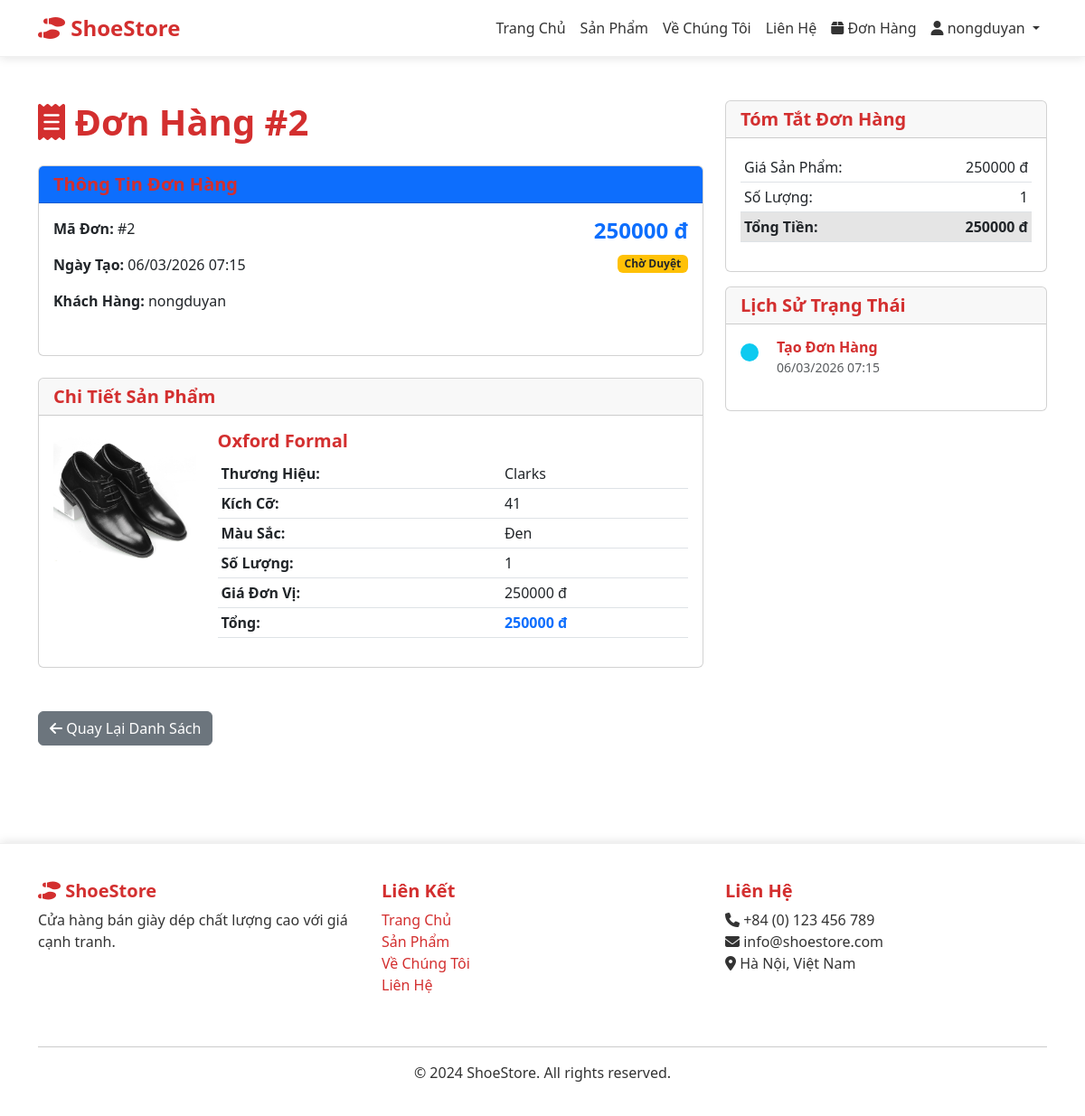
The app's page /orders/2/ (signed in) with its own data.
### store/models.py (models this page shows, shortened)
class Order(models.Model):
    customer = models.ForeignKey(User, on_delete=models.CASCADE, related_name='orders')
    product = models.ForeignKey(Product, on_delete=models.CASCADE, related_name='orders')
    quantity = models.IntegerField(validators=[MinValueValidator(1)])
    total_price = models.DecimalField(max_digits=10, decimal_places=2)
    status = models.CharField(max_length=20, choices=STATUS_CHOICES, default='pending')
    notes = models.TextField(blank=True)
    is_active = models.BooleanField(default=True)
    approved_by = models.ForeignKey(User, on_delete=models.SET_NULL, null=True, blank=True, related_name='approved_orders')
    created_at = models.DateTimeField(auto_now_add=True)
    updated_at = models.DateTimeField(auto_now=True)
    approved_date = models.DateTimeField(null=True, blank=True)
    class Meta:
        ordering = ['-created_at']
        permissions = [
            ("can_approve_order", "Can approve orders"),
            ("can_reject_order", "Can reject orders"),
        ]

class Product(models.Model):
    name = models.CharField(max_length=300)
    description = models.TextField()
    price = models.DecimalField(max_digits=10, decimal_places=2, validators=[MinValueValidator(0)])
    category = models.ForeignKey(Category, on_delete=models.CASCADE, related_name='products')
    shoe_type = models.CharField(max_length=20, choices=SHOE_TYPE_CHOICES)
    size = models.CharField(max_length=10, help_text="e.g., 36, 37, 38...")
    color = models.CharField(max_length=50)
    material = models.CharField(max_length=100)
    brand = models.CharField(max_length=100)
    quantity_in_stock = models.IntegerField(default=0, validators=[MinValueValidator(0)])
    image = models.ImageField(upload_to='products/', blank=True)
    image_alt = models.CharField(max_length=200, blank=True)
    average_rating = models.FloatField(default=0, validators=[MinValueValidator(0)])
    total_reviews = models.IntegerField(default=0)
    is_featured = models.BooleanField(default=False)
    is_active = models.BooleanField(default=True)
    created_at = models.DateTimeField(auto_now_add=True)
    updated_at = models.DateTimeField(auto_now=True)
    class Meta:
        ordering = ['-created_at']
        indexes = [
            models.Index(fields=['name', 'category']),
            models.Index(fields=['price']),
        ]

### store/views.py (the view)
# urls.py: path('orders/<int:pk>/', views.order_detail, name='order_detail'),
@login_required
def order_detail(request, pk):
    order = get_object_or_404(Order, pk=pk)
    if order.customer != request.user and request.user.profile.user_type != 'admin':
        return HttpResponseForbidden('You do not have permission to view this order.')
    if request.method == 'POST' and request.user.profile.user_type == 'admin':
        form = OrderApprovalForm(request.POST, instance=order)
        if form.is_valid():
            order = form.save(commit=False)
            order.approved_by = request.user
            order.approved_date = timezone.now()
            order.save()
            messages.success(request, 'Order updated successfully.')
            return redirect('order_detail', pk=order.pk)
    elif request.user.profile.user_type == 'admin':
        form = OrderApprovalForm(instance=order)
    else:
        form = None
    context = {
        'order': order,
        'form': form,
        'is_admin': request.user.profile.user_type == 'admin',
    }
    return render(request, 'store/order_detail.html', context)

### store/templates/store/order_detail.html (shortened to what this page needs)
{% extends 'store/base.html' %}
{% block content %}
<div class="container py-5">
    <div class="row">
        <div class="col-md-8">
            <h1 class="mb-4">
                <i class="fas fa-receipt"></i> Đơn Hàng #{{ order.id }}
            </h1>
            <div class="card mb-4">
                <div class="card-header bg-primary text-white">
                    <h5 class="mb-0">Thông Tin Đơn Hàng</h5>
                </div>
                <div class="card-body">
                    <div class="row mb-3">
                        <div class="col-md-6">
                            <p><strong>Mã Đơn:</strong> #{{ order.id }}</p>
                            <p><strong>Ngày Tạo:</strong> {{ order.created_at|date:"d/m/Y H:i" }}</p>
                            <p><strong>Khách Hàng:</strong> {{ order.customer.get_full_name|default:order.customer.username }}</p>
                        </div>
                        <div class="col-md-6 text-end">
                            <h4 class="text-primary">{{ order.total_price|floatformat:0 }} đ</h4>
                            {% if order.status == 'pending' %}
                            <span class="badge bg-warning text-dark">Chờ Duyệt</span>
                            {% elif order.status == 'approved' %}
                            <span class="badge bg-success">Đã Duyệt</span>
                            {% else %}
                            <span class="badge bg-danger">Bị Từ Chối</span>
                            {% endif %}
                        </div>
                    </div>
                </div>
            </div>
            <div class="card mb-4">
                <div class="card-header">
                    <h5 class="mb-0">Chi Tiết Sản Phẩm</h5>
                </div>
                <div class="card-body">
                    <div class="row">
                        <div class="col-md-3">
                            {% if order.product.image %}
                            <img src="{{ order.product.image.url }}" alt="{{ order.product.name }}" class="img-fluid">
                            {% else %}
                            <img src="https://via.placeholder.com/200x200?text=Không+có+hình" alt="{{ order.product.name }}" class="img-fluid">
                            {% endif %}
                        </div>
                        <div class="col-md-9">
                            <h5>{{ order.product.name }}</h5>
                            <table class="table table-sm">
                                <tr>
                                    <td><strong>Thương Hiệu:</strong></td>
                                    <td>{{ order.product.brand }}</td>
                                </tr>
                                <tr>
                                    <td><strong>Kích Cỡ:</strong></td>
                                    <td>{{ order.product.size }}</td>
                                </tr>
                                <tr>
                                    <td><strong>Màu Sắc:</strong></td>
                                    <td>{{ order.product.color }}</td>
                                </tr>
                                <tr>
                                    <td><strong>Số Lượng:</strong></td>
                                    <td>{{ order.quantity }}</td>
                                </tr>
                                <tr>
                                    <td><strong>Giá Đơn Vị:</strong></td>
                                    <td>{{ order.product.price|floatformat:0 }} đ</td>
                                </tr>
                                <tr>
                                    <td><strong>Tổng:</strong></td>
                                    <td class="fw-bold text-primary">{{ order.total_price|floatformat:0 }} đ</td>
                                </tr>
                            </table>
                        </div>
                    </div>
                </div>
            </div>
        </div>
        <div class="col-md-4">
            <div class="card">
                <div class="card-header">
                    <h5 class="mb-0">Tóm Tắt Đơn Hàng</h5>
                </div>
                <div class="card-body">
                    <table class="table table-sm">
                        <tr>
                            <td>Giá Sản Phẩm:</td>
                            <td class="text-end">{{ order.product.price|floatformat:0 }} đ</td>
                        </tr>
                        <tr>
                            <td>Số Lượng:</td>
                            <td class="text-end">{{ order.quantity }}</td>
                        </tr>
                        <tr class="table-active">
                            <td><strong>Tổng Tiền:</strong></td>
                            <td class="text-end"><strong>{{ order.total_price|floatformat:0 }} đ</strong></td>
                        </tr>
                    </table>
                </div>
            </div>
            <div class="card mt-3">
                <div class="card-header">
                    <h5 class="mb-0">Lịch Sử Trạng Thái</h5>
                </div>
                <div class="card-body">
                    <div class="timeline">
                        <div class="timeline-item">
                            <div class="timeline-marker bg-info"></div>
                            <div class="timeline-content">
                                <h6>Tạo Đơn Hàng</h6>
                                <small class="text-muted">{{ order.created_at|date:"d/m/Y H:i" }}</small>
                            </div>
                        </div>
                    </div>
                </div>
            </div>
        </div>
    </div>
    <div class="mt-4">
        <a href="{% url 'order_list' %}" class="btn btn-secondary">
            <i class="fas fa-arrow-left"></i>  Quay Lại Danh Sách
        </a>
    </div>
</div>
{% endblock %}

### store/templates/store/base.html (shortened to what this page needs)
<!DOCTYPE html>
<html lang="vi">
<head>
    <link href="https://cdn.jsdelivr.net/npm/bootstrap@5.3.0/dist/css/bootstrap.min.css" rel="stylesheet">
    <link rel="stylesheet" href="https://cdnjs.cloudflare.com/ajax/libs/font-awesome/6.4.0/css/all.min.css">
</head>
<body>
    <nav class="navbar navbar-expand-lg navbar-dark sticky-top">
        <div class="container">
            <a class="navbar-brand" href="{% url 'home' %}">
                <i class="fas fa-shoe-prints"></i> ShoeStore
            </a>
            <div class="collapse navbar-collapse" id="navbarNav">
                <ul class="navbar-nav ms-auto">
                    <li class="nav-item">
                        <a class="nav-link" href="{% url 'home' %}">Trang Chủ</a>
                    </li>
                    <li class="nav-item">
                        <a class="nav-link" href="{% url 'product_list' %}">Sản Phẩm</a>
                    </li>
                    <li class="nav-item">
                        <a class="nav-link" href="{% url 'about' %}">Về Chúng Tôi</a>
                    </li>
                    <li class="nav-item">
                        <a class="nav-link" href="{% url 'contact' %}">Liên Hệ</a>
                    </li>
                    {% if user.is_authenticated %}
                        <li class="nav-item">
                            <a class="nav-link" href="{% url 'order_list' %}">
                                <i class="fas fa-box"></i> Đơn Hàng
                            </a>
                        </li>
                        <li class="nav-item dropdown">
                            <a class="nav-link dropdown-toggle" href="#" id="userDropdown" role="button" data-bs-toggle="dropdown">
                                <i class="fas fa-user"></i> {{ user.first_name|default:user.username }}
                            </a>
                        </li>
                    {% endif %}
                </ul>
            </div>
        </div>
    </nav>
    <main>
        {% block content %}{% endblock %}
    </main>
    <footer>
        <div class="container">
            <div class="row">
                <div class="col-md-4 mb-4">
                    <h5><i class="fas fa-shoe-prints"></i> ShoeStore</h5>
                    <p>Cửa hàng bán giày dép chất lượng cao với giá cạnh tranh.</p>
                </div>
                <div class="col-md-4 mb-4">
                    <h5>Liên Kết</h5>
                    <ul class="list-unstyled">
                        <li><a href="{% url 'home' %}">Trang Chủ</a></li>
                        <li><a href="{% url 'product_list' %}">Sản Phẩm</a></li>
                        <li><a href="{% url 'about' %}">Về Chúng Tôi</a></li>
                        <li><a href="{% url 'contact' %}">Liên Hệ</a></li>
                    </ul>
                </div>
                <div class="col-md-4 mb-4">
                    <h5>Liên Hệ</h5>
                    <p>
                        <i class="fas fa-phone"></i> +84 (0) 123 456 789<br>
                        <i class="fas fa-envelope"></i> info@shoestore.com<br>
                        <i class="fas fa-map-marker-alt"></i> Hà Nội, Việt Nam
                    </p>
                </div>
            </div>
            <hr>
            <div class="text-center">
                <p>&copy; 2024 ShoeStore. All rights reserved.</p>
            </div>
        </div>
    </footer>
</body>
</html>

### store/templates/store/base.html (style rules this page uses)
:root { --primary-color: #667eea; --secondary-color: #764ba2; --accent-color: #f093fb; --success-color: #00d4ff; --light-bg: #f0f4ff; }
body { font-family: 'Segoe UI', Tahoma, Geneva, Verdana, sans-serif; background: #ffffff; color: #333; min-height: 100vh; }
.navbar { background: #ffffff; box-shadow: 0 2px 10px rgba(0, 0, 0, 0.1); border-bottom: 1px solid #f0f0f0; }
.navbar-brand { font-weight: 700; font-size: 1.5rem; color: #d32f2f !important; text-shadow: none; }
.nav-link { color: #333 !important; transition: color 0.3s, text-shadow 0.3s; font-weight: 500; }
footer { background: #ffffff; color: #333; padding: 40px 0 20px; margin-top: 60px; box-shadow: 0 -2px 10px rgba(0, 0, 0, 0.1); border-top: 1px solid #f0f0f0; }
footer a { color: #d32f2f; text-decoration: none; transition: color 0.3s; }
h1, h2, h3, h4, h5, h6 { color: #d32f2f; font-weight: 700; }
a { color: #d32f2f; transition: color 0.3s; }

### store/templates/store/order_detail.html (style rules this page uses)
.timeline-item { display: flex; margin-bottom: 20px; position: relative; }
.timeline-marker { width: 20px; height: 20px; border-radius: 50%; margin-top: 5px; margin-right: 20px; flex-shrink: 0; }
.timeline-content h6 { margin: 0; }

### records on screen
Order: id "2", created_at "06/03/2026 07:15", customer.get_full_name "nongduyan", total_price "250000", product.image (picture), product.name "Oxford Formal", product.brand "Clarks", product.size "41", product.color "Đen", quantity "1", product.price "250000"

### other values on screen
{{ user.first_name|default:user.username }} "nongduyan"
